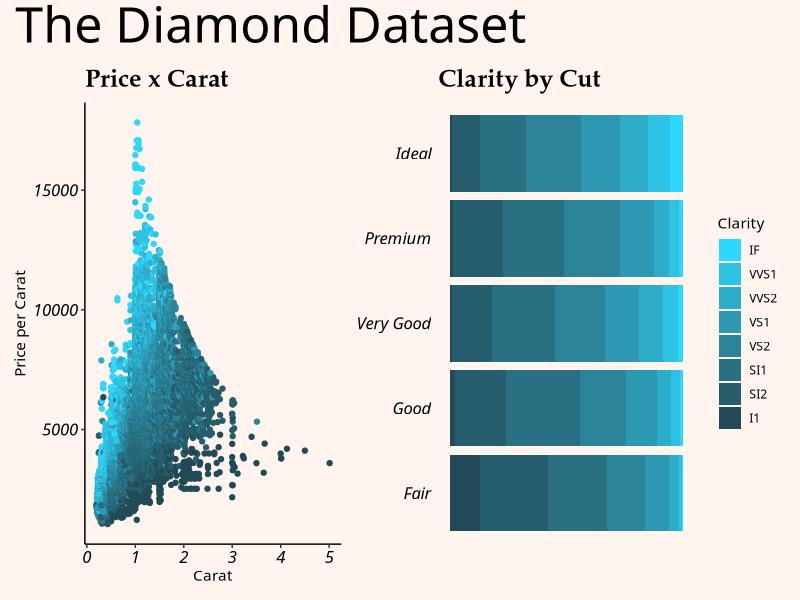

Write R code to recreate this figure.
library(tidyverse)
library(ggplot2)
library(patchwork)

#load diamonds dataset and add columns for
#price per carat
#is_perfect for diamonds without flaws
diamondz <- diamonds %>%
  mutate(price_per_carat = (price / carat)) %>%
  mutate(is_perfect = (cut == "Ideal" &
                         clarity == "IF" &
                         color == "D"))

#summarise data
diamondz_summary <- diamondz %>% 
  summarize(total = n(),
            avg_price = mean(price),
            avg_carat = mean(carat),
            avg_price_per_carat = mean(price_per_carat),
            .by = c(cut, color, clarity)) %>%
  arrange(desc(avg_price_per_carat))

#set custom colours for each clarity
clarity_colours = c('IF' = '#2cd8ff',
                    'VVS1' = '#2EC2E5',
                    'VVS2' = '#2EADCB',
                    'VS1' = '#2D98B2',
                    'VS2' = '#2B849A',
                    'SI1' = '#287082',
                    'SI2' = '#255D6C',
                    'I1' = '#214A56')

#scatter plot
scatter <- ggplot(diamondz, aes(x = carat, y = price_per_carat, colour = clarity)) +
  geom_point(shape = 19) +
  scale_color_manual(values = clarity_colours, guide="none") +
  labs(title = "Price x Carat",
       x = 'Carat',
       y = 'Price per Carat') +
  theme(
    panel.background = element_rect(fill = "#FFF5EE"),
    plot.background = element_rect(fill = "#FFF5EE", color="#FFF5EE"),
    panel.border = element_blank(),
    panel.grid = element_blank(),
    axis.line.x = element_line(color="black", size = 0.5),
    axis.line.y = element_line(color="black", size = 0.5),
    plot.title = element_text(size = 18,
                              face = "bold",
                              family = "Palatino"),
    axis.text = element_text(color = "black",
                             size = 12,
                             face = 3,
                             family = "Monaco"),
    text = element_text(family = "Monaco")
  )

#stacked bar
bar <- ggplot(diamondz, aes(y=cut,
                     fill = forcats::fct_rev(clarity))) +
  geom_bar(position = "fill") +
  scale_fill_manual(values = clarity_colours, name = "Clarity") +
  labs(title = "Clarity by Cut") +
  theme(
    panel.background = element_rect(fill = "#FFF5EE"),
    plot.background = element_rect(fill = "#FFF5EE", color="#FFF5EE"),
    panel.border = element_blank(),
    legend.key = element_rect(fill = "#FFF5EE"),
    legend.background = element_rect(color = NA, fill = NA),
    panel.grid = element_blank(),
    axis.title.x=element_blank(),
    axis.title.y=element_blank(),
    axis.text.x=element_blank(),
    axis.ticks.x=element_blank(),
    axis.ticks.y=element_blank(),
    plot.title = element_text(size = 18,
                              face = "bold",
                              family = "Palatino"),
    axis.text = element_text(color = "black",
                             size = 12,
                             face = 3,
                             family = "Monaco"),
    text = element_text(family = "Monaco")
  )

#combine charts into one viz
final_viz <- wrap_plots(scatter | bar) + 
  plot_annotation(title = 'The Diamond Dataset',
                  theme = theme(plot.title = element_text('Imperial Script', size=36)))&
  plot_annotation(theme = theme(plot.background = element_rect(fill ="#FFF5EE", color = "#FFF5EE", linewidth = 1)))

#save viz
ggsave("diamondz.png",
       plot = final_viz,
       width = 10,
       height = 5,
       units = "in",
       dpi=300)
